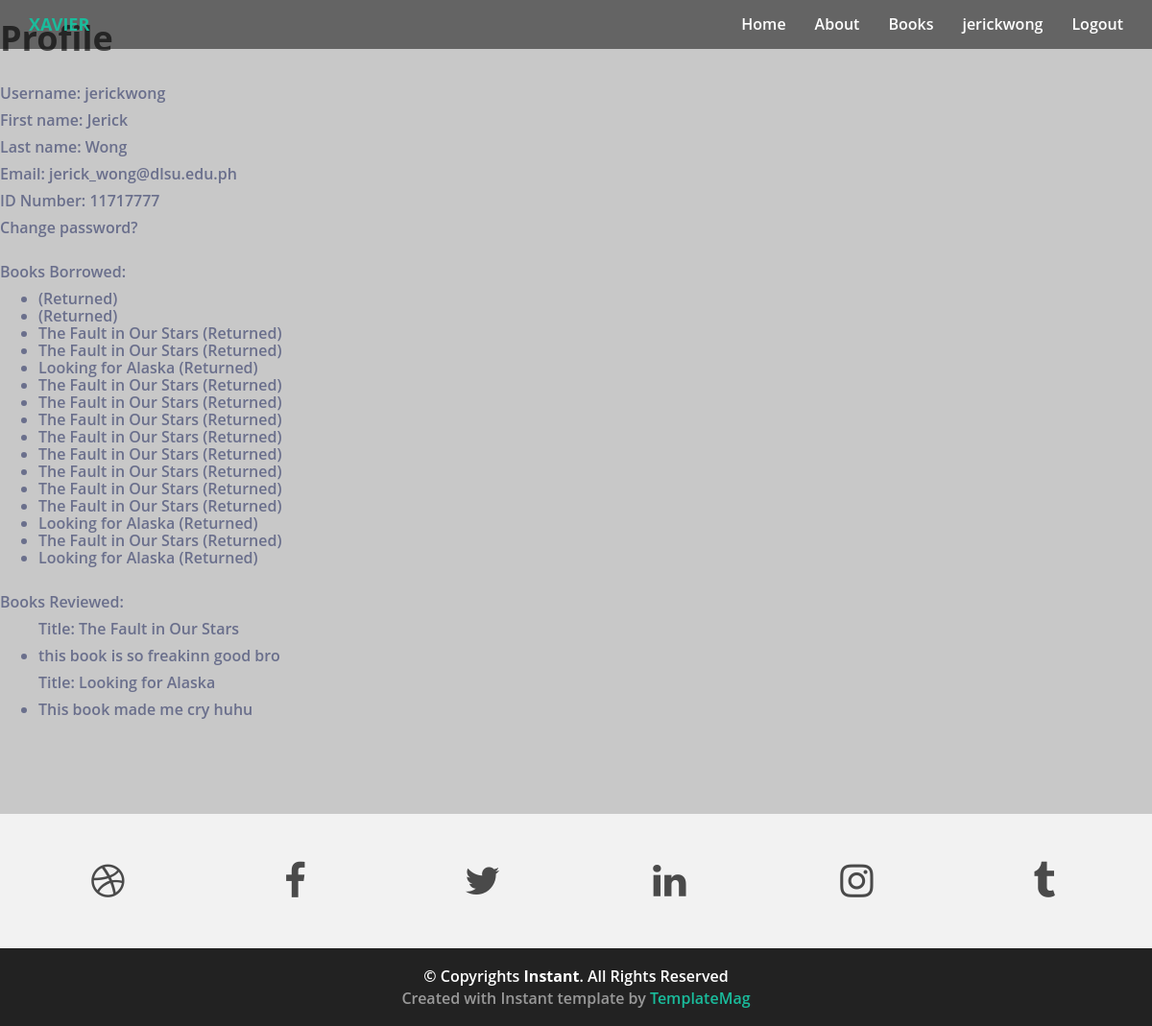
Page /catalog/profile/ (signed in) on the committed database.
### catalog/models.py (models this page shows, shortened)
class BorrowedBefore(models.Model):
    borrower = models.ForeignKey(User, on_delete=models.CASCADE)
    book = models.ForeignKey(Book, on_delete=models.CASCADE, null=True, blank=False)

class Book(models.Model):
    title = models.CharField(max_length=200)
    author = models.ForeignKey('Author', on_delete=models.SET_NULL, null=True)
    publisher = models.ForeignKey('Publisher', on_delete=models.SET_NULL, null=True)
    date_published = models.DateField('Date Published', null=True, blank=True)
    summary = models.TextField(max_length=1000, help_text='Enter a brief description of the book')
    isbn = models.CharField('ISBN', max_length=13, help_text='13 Character <a href="https://www.isbn-international.org/content/what-isbn">ISBN number</a>')
    genre = models.ManyToManyField(Genre, help_text='Select a genre for this book')
    reviews = models.ManyToManyField(Review, help_text='Leave a review for this book')
    def display_genre(self):
        """Create a string for the Genre. This is required to display genre in Admin."""
        return ', '.join(genre.name for genre in self.genre.all()[:3])
    def display_review(self):
        """Create a string for the Genre. This is required to display genre in Admin."""
        return ', '.join(reviews.review + ' - ' + reviews.reviewer.username for reviews in self.reviews.all()[:3])
    display_review.short_description = 'Reviews'
    display_genre.short_description = 'Genre'

class Review(models.Model):
    review = models.CharField(max_length=1000, help_text='Enter your review')
    reviewer = models.ForeignKey(User, on_delete=models.CASCADE)

### catalog/views.py (the view)
# urls.py: path('profile/', views.profile, name='profile'),
def profile(request):
    bookinstance = BookInstance.objects.all()
    booksreviewed = Book.objects.all()
    borrowedbefore = BorrowedBefore.objects.all()
    context = {
        'bookinstance': bookinstance,
        'booksreviewed': booksreviewed,
        'borrowedbefore': borrowedbefore
    }
    return render(request, 'profile.html', context=context)

### catalog/templatetags/custom_tags.py (called while the page is built)
@register.filter(name='has_group')
def has_group(user, group_name):
    return user.groups.filter(name=group_name).exists()

### templates/profile.html (shortened to what this page needs)
{% extends "base_generic.html" %}
{% load custom_tags %}
{% block content %}
    <h1>Profile</h1>
    {% if user.is_authenticated %}
        <br>
        <p>Username: {{ user.username }}</p>
        <p>First name: {{ user.first_name }}</p>
        <p>Last name: {{ user.last_name }}</p>
        <p>Email: {{ user.email }}</p>
        <p>ID Number: 11717777</p>
        <p><a href="{% url 'password_change' %}">Change password?</a></p>
        {% if user|has_group:"Student/Teacher" %}
            <br>
            {% if bookinstance %}
            <p>Books Borrowed:</p>
            <ul>
                {% for borrowed in borrowedbefore %}
                    {% if borrowed.borrower == user %}
                    <li class='text-secondary'>
                        {{ borrowed.book.title }} (Returned)
                    </li>
                    {% endif %}
                {% endfor %}
            </ul>
            {% else %}
                <p>There are no books borrowed.</p>
            {% endif %}
            <br>
            <p>Books Reviewed:</p>
            {% for b in booksreviewed %}
                {%  for r in b.reviews.all %}
                    {% if r.reviewer == user %}
                    <ul>
                        <p>Title: {{ b.title }}</p>
                        <li>{{ r.review }}</li>
                    </ul>
                    {% endif %}
                {%  endfor %}
            {% endfor %}
        {% endif %}
    {% else %}
      <p>Login first</p>
    {% endif %}
{% endblock %}

### catalog/templates/base_generic.html (shortened to what this page needs)
<!DOCTYPE html>
<html lang="en">
<head>
  {% load static %}
  <link href="{% static 'lib/bootstrap/css/bootstrap.min.css' %}" rel="stylesheet">
  <link href="{% static 'lib/font-awesome/css/font-awesome.min.css' %}" rel="stylesheet">
  <link href="{% static 'css/styles.css' %}" rel="stylesheet">
</head>
<body>
  <div class="navbar navbar-default navbar-fixed-top" role="navigation">
    <div class="container">
      <div class="navbar-header">
        <a class="navbar-brand" href="{% url 'index' %}">XAVIER</a>
      </div>
      <div class="navbar-collapse collapse">
        <ul class="nav navbar-nav navbar-right">
          <li><a href="{% url 'index' %}">Home</a></li>
          <li><a href="{% url 'about' %}">About</a></li>
          <li><a href="{% url 'books' %}" class="smoothscroll">Books</a></li>
          {% if user.is_authenticated %}
            <li><a href="{% url 'profile' %}">{{ user.get_username }}</a></li>
            <li><a href="{% url 'logout'%}?next=/{{request.path}}">Logout</a></li>
        {% else %}
            <li><a href="{% url 'auth-login'%}?next={{request.path}}">Login</a></li>
        {% endif %}
        </ul>
      </div>
    </div>
  </div>
    {% block content %}{% endblock %}
  <div id="social">
    <div class="container">
      <div class="row centered">
        <div class="col-lg-2">
          <a href="#"><i class="fa fa-dribbble"></i></a>
        </div>
        <div class="col-lg-2">
          <a href="#"><i class="fa fa-facebook"></i></a>
        </div>
        <div class="col-lg-2">
          <a href="#"><i class="fa fa-twitter"></i></a>
        </div>
        <div class="col-lg-2">
          <a href="#"><i class="fa fa-linkedin"></i></a>
        </div>
        <div class="col-lg-2">
          <a href="#"><i class="fa fa-instagram"></i></a>
        </div>
        <div class="col-lg-2">
          <a href="#"><i class="fa fa-tumblr"></i></a>
        </div>
      </div>
    </div>
  </div>
  <div id="copyrights">
    <div class="container">
      <p>
        &copy; Copyrights <strong>Instant</strong>. All Rights Reserved
      </p>
      <div class="credits">
        Created with Instant template by <a href="https://templatemag.com/">TemplateMag</a>
      </div>
    </div>
  </div>
</body>
</html>

### catalog/static/css/styles.css (style rules this page uses)
.centered { text-align: center }
body { font-family: 'Montserrat', sans-serif; font-weight: 400; font-size: 16px; -webkit-font-smoothing: antialiased; -webkit-overflow-scrolling: touch; }
h1, h2, h3, h4, h5, h6 { font-weight: 700; color: #4a4a4a; }
.navbar-brand { font-weight: 700; }
.navbar-default .navbar-brand, .navbar-default .navbar-brand:hover { color: #1abc9c; }
.navbar-default { border-color: transparent; background-color: rgba(0, 0, 0, 0.5); }
.navbar-default .navbar-nav > li > a { color: #fff; }
#social { margin-top: 100px; padding-top: 50px; padding-bottom: 50px; background-color: #f2f2f2; }
#social i { font-size: 40px; color: #4a4a4a }
#copyrights { background: #222222; padding: 20px 0; text-align: center; }
#copyrights p { margin-bottom: 5px; color: #fff; }
#copyrights a { color: #1abc9c; }
.credits { color: #999; }
body { margin:0; color:#6a6f8c; background:#c8c8c8; font:600 16px/18px 'Open Sans',sans-serif; }
*,:after,:before { box-sizing:border-box }
a { color:inherit;text-decoration:none }

### rows in the picture
BorrowedBefore: book "The Fault in Our Stars"
BorrowedBefore: book "The Fault in Our Stars"
BorrowedBefore: book "Looking for Alaska"
BorrowedBefore: book "The Fault in Our Stars"
BorrowedBefore: book "The Fault in Our Stars"
BorrowedBefore: book "The Fault in Our Stars"
BorrowedBefore: book "The Fault in Our Stars"
BorrowedBefore: book "The Fault in Our Stars"
BorrowedBefore: book "The Fault in Our Stars"
BorrowedBefore: book "The Fault in Our Stars"
BorrowedBefore: book "The Fault in Our Stars"
BorrowedBefore: book "Looking for Alaska"
BorrowedBefore: book "The Fault in Our Stars"
BorrowedBefore: book "Looking for Alaska"
Book: title "The Fault in Our Stars"
Review: review "this book is so freakinn good bro"
Book: title "Looking for Alaska"
Review: review "This book made me cry huhu"

### other values in the picture
{{ user.get_username }} "jerickwong"
{{ user.username }} "jerickwong"
{{ user.first_name }} "Jerick"
{{ user.last_name }} "Wong"
{{ user.email }} "jerick_wong@dlsu.edu.ph"
